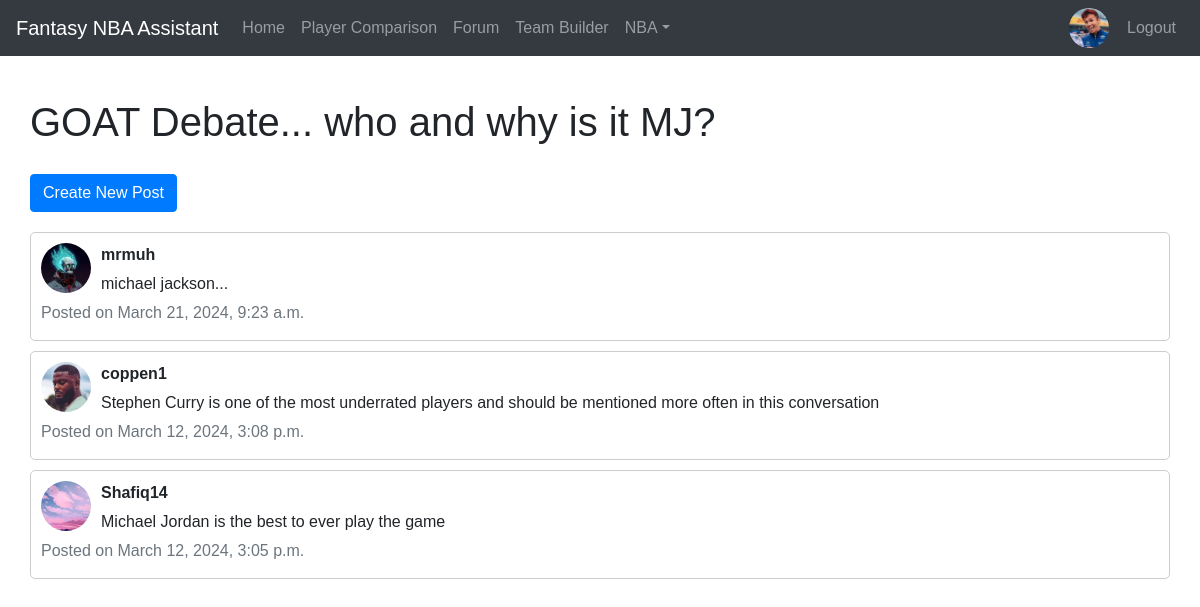
Page /thread/3/ (signed in) on the earlier database version.
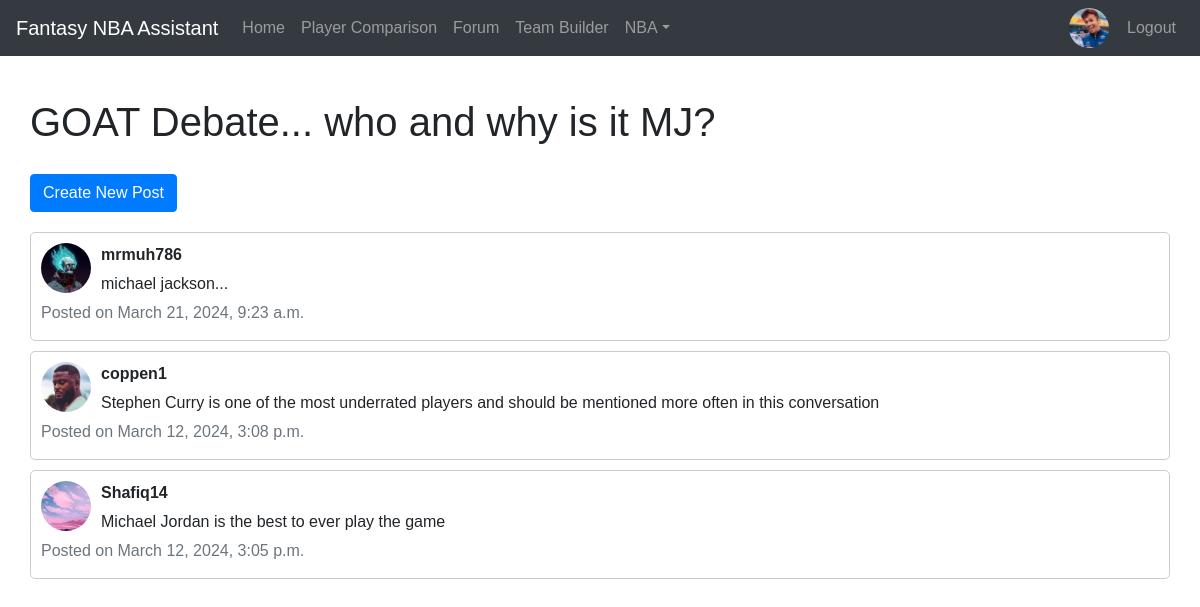
Same page on the later database version.
### mysite/models.py (models this page shows, shortened)
class Post(models.Model):
    thread = models.ForeignKey(Thread, on_delete=models.CASCADE)
    author = models.ForeignKey(User, on_delete=models.CASCADE, related_name='posts', default=1)
    content = models.TextField()
    created_at = models.DateTimeField(auto_now_add=True)

class Profile(models.Model):
    user = models.OneToOneField(User, on_delete=models.CASCADE)
    bio = models.TextField(blank=True)
    favorite_team = models.ForeignKey('Team', on_delete=models.SET_NULL, null=True, blank=True)
    profile_picture = models.ImageField(upload_to='profile_pictures', default=default_profile_picture)

### mysite/views.py (the view)
# urls.py: path('thread/<int:pk>/', login_required(views.thread_detail), name='thread_detail'),
def thread_detail(request, pk):
    thread = get_object_or_404(Thread, pk=pk)
    posts = thread.post_set.order_by('-created_at')
    return render(request, 'mysite/thread_detail.html', {'thread': thread, 'posts': posts})

### mysite/templates/mysite/thread_detail.html (shortened to what this page needs)
{% extends 'mysite/base.html' %}
{% block content %}
<div class="container" style="padding-top: 50px;">
  <div class="row">
    <div class="col-md-12">
      <div class="thread-detail">
        <div class="creator-info">
          <h1 style="padding-bottom: 10px;">{{ thread.title }}</h1>
        </div>
        <form method="post" action="{% url 'create_post' pk=thread.pk %}">
          <button type="submit" class="btn btn-primary" style="margin-bottom: 20px;">Create New Post</button>
        </form>
        {% for post in posts %}
          <div class="post">
            <div class="post-content">
              <img class="profile-picture" src="{{ post.author.profile.profile_picture.url }}" alt="{{ post.author.username }}">
              <div>
                <p class="author-name">{{ post.author.username }}</p>
                <p>{{ post.content }}</p>
              </div>
            </div>
            <p class="text-muted">Posted on {{ post.created_at }}</p>
          </div>
        {% endfor %}
      </div>
    </div>
  </div>
</div>
{% endblock %}

Differences in the rows shown:
changed through a linked row, Post "michael jackson...": author.username "mrmuh" → "mrmuh786"
